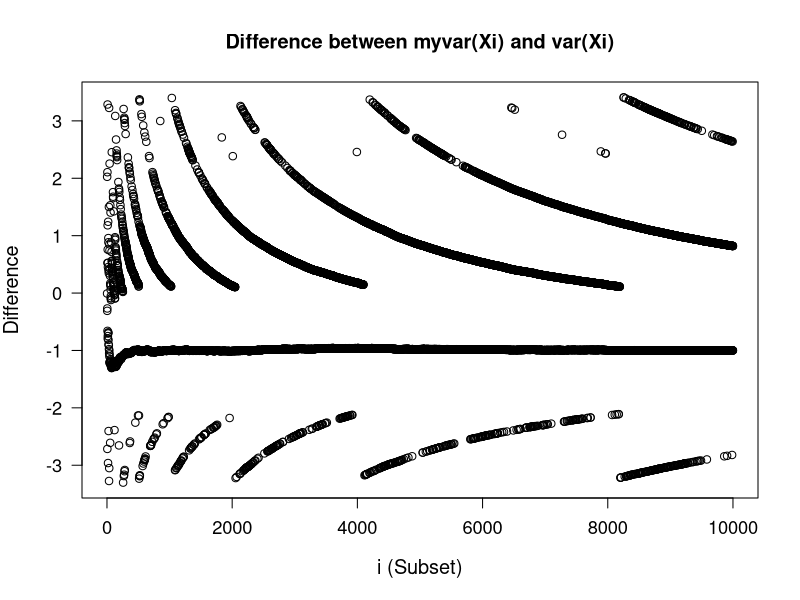
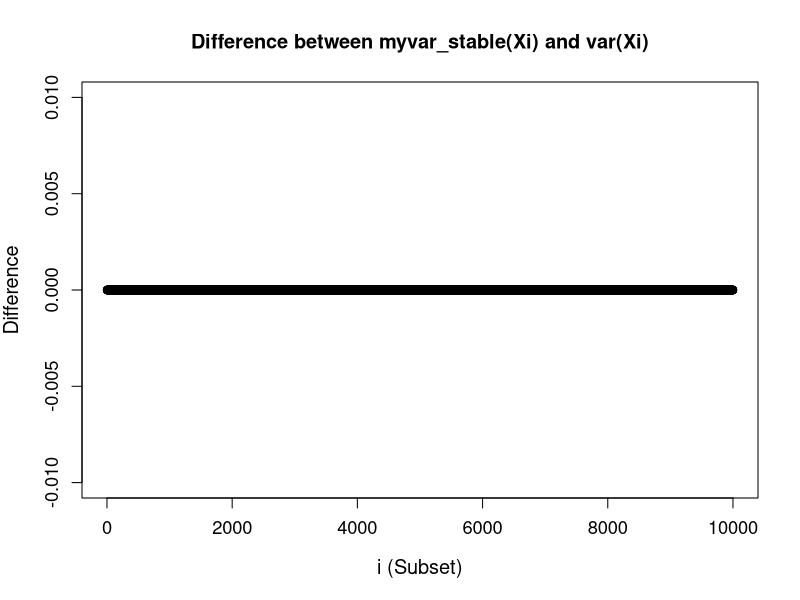

Reproduce these figures in R, in order.
## ---- chunk 1
knitr::opts_chunk$set(fig.pos = 'H')
## ---- chunk 2

#' Custom Variance Calculation 
#'
#' This function calculates the variance of a numeric vector using a scaled formula to mitigate numerical instability. 
#' The data is first normalized by dividing by the maximum value, then the variance is computed using the standard formula, 
#' and finally scaled back to the original units.
#' 
#' @param x A numeric vector for which the sample variance is to be calculated.
#'
#' @return A numeric value representing the estimated variance of the input vector. 
myvar <- function(x){
  
  max_x <- max(x)
  x <- x / max_x
  
  
  n <- length(x)
  squaresum <- sum(x^2)
  sum_x <- sum(x)
  res <- (squaresum - (sum_x^2)/n)/(n-1)
  
  
  return(res * (max_x)^2)
}
## ---- chunk 3
#' Stable Variance Calculation
#'
#' This function computes the sample variance of a numeric vector {x} in a numerically stable way, 
#' by centering each element around the mean before summing the squared differences.
#' 
#' @param x A numeric vector for which the sample variance is to be calculated.
#'
#' @returns A numeric value representing the estimated variance of the input vector. 
myvar_stable <- function(x) {
  n <- length(x)
  mean_x <- mean(x)
  sum_sq_diff <- sum((x - mean_x)^2)
  return(sum_sq_diff / (n - 1))
}
## ---- chunk 4
set.seed(12345)
x <- rnorm(10000,  10^8, 1)
## ---- chunk 5
print(head(x,10))
## ---- chunk 6
myvar_res <- numeric(10000)
var_res <- numeric(10000)
Y <- numeric(10000)
i_values <- 1:10000

for (i in i_values) {
  sub_x <- x[1:i]
  myvar_res[i] <- myvar(sub_x)
  var_res[i] <- var(sub_x)
  Y[i] <- myvar_res[i] - var_res[i]
  
}
## ---- chunk 7
plot(i_values,Y, main = "Difference between myvar(Xi) and var(Xi)",
     xlab = "i (Subset)", ylab = "Difference",lwd = 1,
      cex.lab = 1.2, cex.axis = 1.1, las = 1)

## ---- chunk 8
myvar_stable_res <- numeric(10000)
var_res_2 <- numeric(10000)
Y_stable <- numeric(10000)
for (i in i_values) {
  sub_x <- x[1:i]
  myvar_stable_res[i] <- myvar_stable(sub_x)
  var_res_2[i] <- var(sub_x)
  Y_stable[i] <- myvar_stable_res[i] - var_res_2[i]
  
}
## ---- chunk 9
plot(i_values,Y_stable, main = "Difference between myvar_stable(Xi) and var(Xi)",
     xlab = "i (Subset)", ylab = "Difference",ylim = c(-0.01,0.01),lwd = 1,
      cex.lab = 1.2, cex.axis = 1.1
     )
